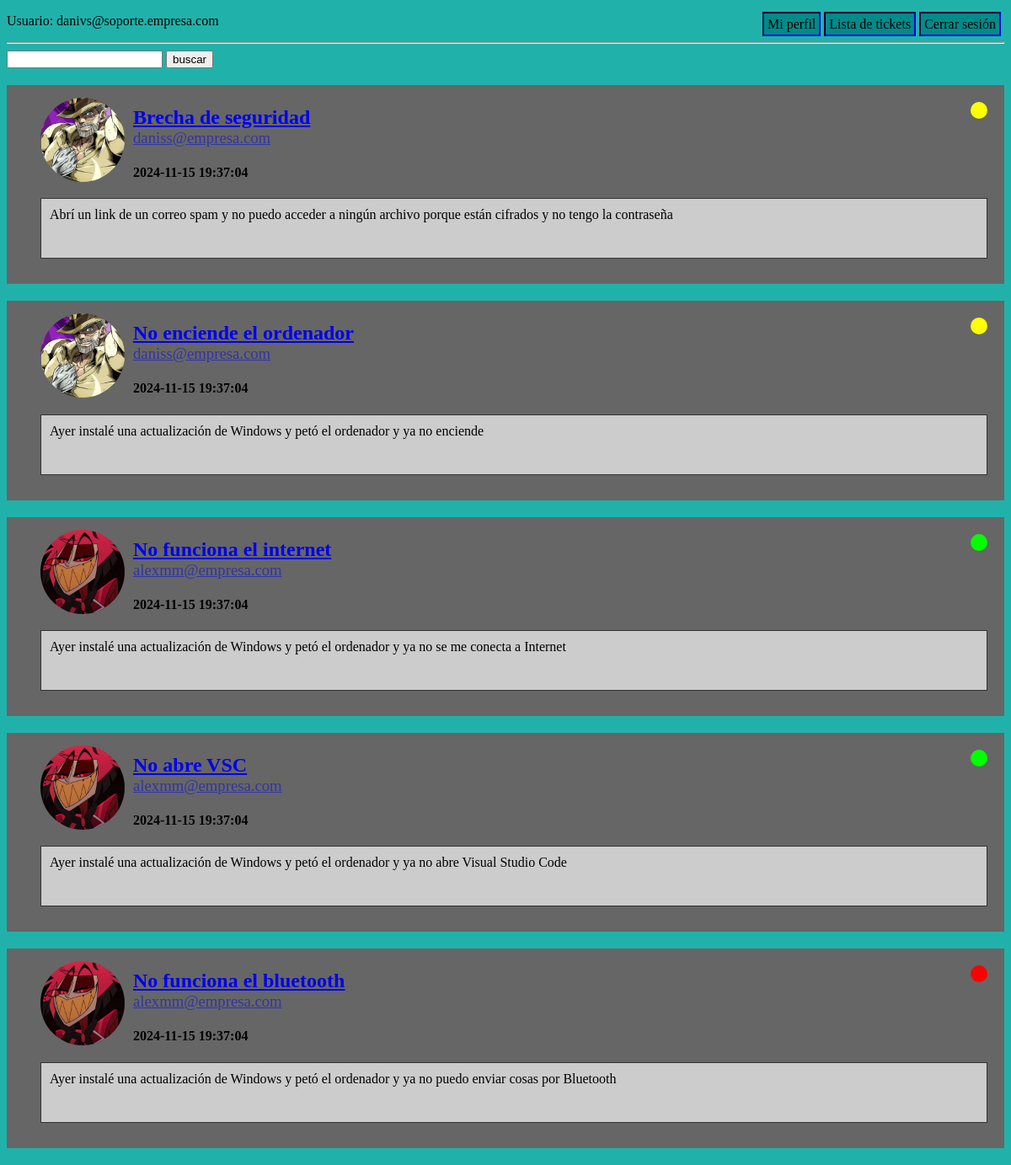
Screenshot of /ticket_list.php (signed in) with the database file from the repository.
### tables this page shows
CREATE TABLE Ticket (
	idTicket INT(10) PRIMARY KEY AUTO_INCREMENT,
    email VARCHAR(255),
    priority INT(1),
    subject VARCHAR(255),
    state INT(1),
    messBody TEXT,
    attachment VARCHAR(100),
    sentDate TIMESTAMP DEFAULT CURRENT_TIMESTAMP,
    CONSTRAINT FOREIGN KEY(email) REFERENCES AppUser(email) ON DELETE CASCADE,
    CONSTRAINT FOREIGN KEY(priority) REFERENCES Priority(idPr),
    CONSTRAINT FOREIGN KEY(state) REFERENCES State(idState)
);

### file_dir.php (called while the page is built)
<?php
$attach_directory = "./uploads/";
$profile_picture_directory = $attach_directory . "ProfilePictures/";

### func.php (the view, shortened to what this page needs)
<?php
function returnPPstring($name) {
    require "file_dir.php";
    if (file_exists($profile_picture_directory . $name . ".png")) {
        return      $profile_picture_directory . $name . ".png";
    } else {
        return $profile_picture_directory . "defaultPP.png";
    }
}
function printSVG($state) {
    switch ($state) {
        case '1':
            echo '<svg><circle r="10" cx="10" cy="10" fill="lime"/></svg>';
            break;
        case '2':
            echo '<svg><circle r="10" cx="10" cy="10" fill="yellow"/></svg>';
            break;
        case '3':
            echo '<svg><circle r="10" cx="10" cy="10" fill="red"/></svg>';
            break;
    }
}
function querryTickets(?int $id_ticket = -1) {
    require "conection.php";
    $bd = new PDO(
        "mysql:dbname=".$bd_config["bd_name"].";host=".$bd_config["ip"],
        $bd_config["user"],
        $bd_config["password"]
    );
    $select = 'SELECT * FROM ticket WHERE 1 = 1';
    if ($id_ticket < 0) {
        $select = $select . " ORDER BY priority, sentDate";
    }
    return $bd->query($select);
}
function printTicketParameters($subject, $messBody, $email, $state, $sentDate, ?int $id_ticket = -1, ?string $attachment_name = "") {
    require "file_dir.php";
    echo '<a href="profile.php?email='. $email .'"> <img src="' . returnPPstring($email) . '" alt="foto de perfil"></a>';
    if ($subject != "") {
        echo "<h2>";
        if (0 < $id_ticket) { echo '<a href="ticket.php?id='.$id_ticket.'">';}
        echo $subject;
        if (0 < $id_ticket) { echo '</a>';}
        echo "</h2>";
    }
    ?>
    <h3> <a href=<?="profile.php?email=$email" ?>><?= $email ?> </a></h3>
    <h4> <?= $sentDate ?> </h4>
    <?php    printSVG($state); ?>
    <div> <?= nl2br($messBody)?></div>
    <?php
}

### ticket_list.php (shortened to what this page needs)
<!DOCTYPE html>
<html lang="en">
<head>
    <link rel="stylesheet" href="css/ticket_list.css">
</head>
<?php require_once "header.php"; ?>
<body>
    <?php
        require_once "func.php";
        ?>
        <form method="get">
            <input type="text" name="search" value= <?php if (isset($_GET["search"])) {
                echo $_GET["search"];
            } ?>>
            <input type="submit" value="buscar">
        </form>
        <?php
        $tickets = querryTickets();
        if($tickets->rowCount() <= 0){
            echo "<p id='not-found-message'> No tienes tickets creados </p>";
        }else {
            foreach ($tickets as $ticket) {
                echo    '<div class="ticket">';
                printTicketParameters($ticket["subject"], $ticket["messBody"], $ticket["email"], $ticket["state"], $ticket["sentDate"], $ticket["idTicket"]);
                echo    '</div>';
            }
        }
    ?>
</body>
</html>

### header.php (shortened to what this page needs)
<header>
    <div id="menu">
        <a href="profile.php">Mi perfil</a>
        <?php if ($_SESSION['rol'] == 1) {
            echo "<a href='ticket_list.php'>Lista de tickets</a>";
        } else {
            echo "<a href='ticket_list.php'>Mis tickets</a>";
        } ?>
        <a href="logout.php">Cerrar sesión</a>
    </div>
    <link rel="stylesheet" href="css/header.css">
    <p> Usuario: <?= $_SESSION['email']?> </p>
    <hr>
</header>

### css/ticket_list.css (style rules this page uses)
body { background-color: #333; }
.ticket { background-color: #666; padding: 5px 0px 20px 20px; margin: 20px 0px; position: relative; }
.ticket h2 { margin-left: 5px; }
.ticket h3 { margin-left: 5px; margin-top: -20px; font-weight: normal; opacity: 0.5; }
.ticket svg { color: #ccc; width: 20px; height: 20px; position: absolute; top: 20px; right: 20px; }
.ticket div { background-color: #ccc; border: #333 solid 1px; min-height: 50px; padding: 10px; margin: 10px 20px; clear: both; }
.ticket > a { margin: 10px 20px; }
.ticket a:has(img) { width: 100px; height: 100px; float: left; margin-right: 10px; }
.ticket img { width: 100px; height: 100px; border-radius: 50px; object-fit: cover; }

### css/header.css (style rules this page uses)
body { background-color: lightseagreen; }
#menu { position: relative; float: right; margin: .25em; }
#menu a { border: 2px inset darkblue; padding: .25em; color: black; background-color: darkcyan; text-decoration: none; }

### rows the page displays
ticket: email (picture), subject "Brecha de seguridad", email "daniss@empresa.com", sentDate "2024-11-15 19:37:04", messBody "Abrí un link de un correo spam y no puedo acceder a ningún archivo porque están cifrados y no tengo la contraseña"
ticket: email (picture), subject "No enciende el ordenador", email "daniss@empresa.com", sentDate "2024-11-15 19:37:04", messBody "Ayer instalé una actualización de Windows y petó el ordenador y ya no enciende"
ticket: email (picture), subject "No funciona el internet", email "alexmm@empresa.com", sentDate "2024-11-15 19:37:04", messBody "Ayer instalé una actualización de Windows y petó el ordenador y ya no se me conecta a Internet"
ticket: email (picture), subject "No abre VSC", email "alexmm@empresa.com", sentDate "2024-11-15 19:37:04", messBody "Ayer instalé una actualización de Windows y petó el ordenador y ya no abre Visual Studio Code"
ticket: email (picture), subject "No funciona el bluetooth", email "alexmm@empresa.com", sentDate "2024-11-15 19:37:04", messBody "Ayer instalé una actualización de Windows y petó el ordenador y ya no puedo enviar cosas por Bluetooth"

### other values shown
$_SESSION['email'] "danivs@soporte.empresa.com"
